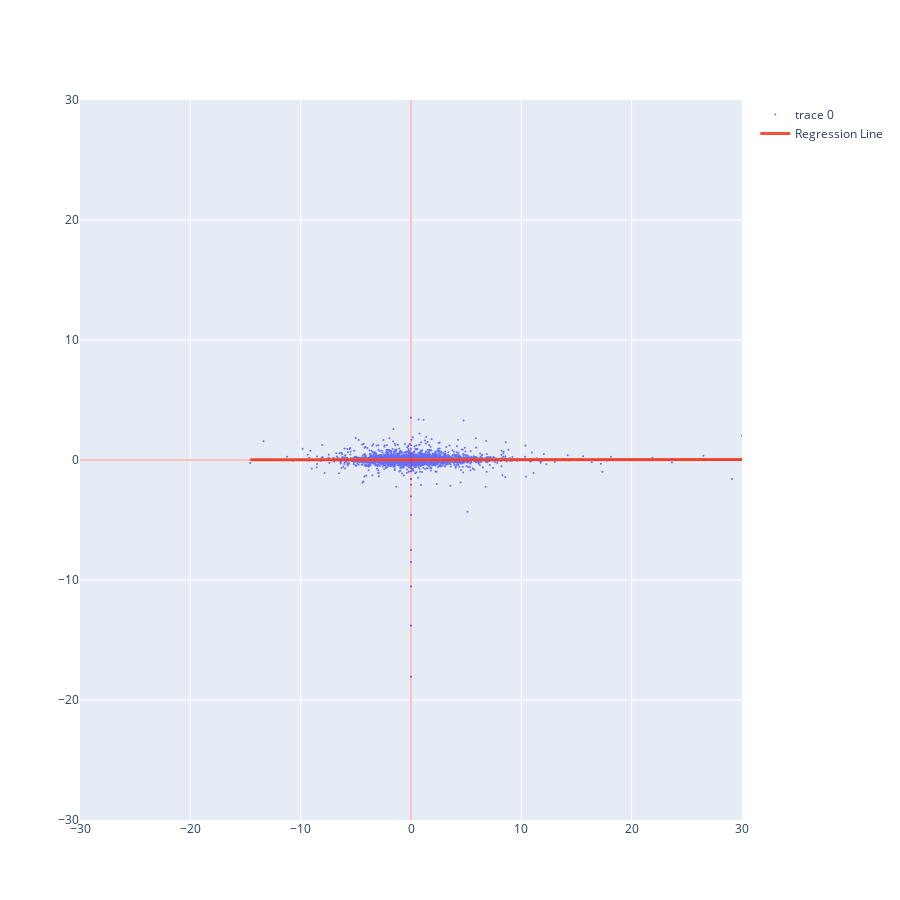

The notebook cell this image was saved under:
### Code cell
y_pred_test, y_pred_train = classification(X_train, X_test, y_train, y_test)
print(f"{sel_tup[0]} / {sel_tup[1]}")
print(estimate_eval(y_pred_test, y_test, eval_list=['mse', 'r2']))
figure_model_result(y_pred_test, y_pred_train, y_test, y_train, r_train, r_test)

### Figure 1 — Plotly figure (JSON) as saved in the notebook; plotly's stock layout.template omitted (floating-point values rounded to 4 significant figures; data arrays with more than 128 entries replaced by an {"elided": "..."} marker saying what was removed)
{"data": [{"marker": {"size": 2}, "mode": "markers", "type": "scatter", "x": {"elided": "10905 float values"}, "xaxis": "x", "y": {"elided": "10905 float values"}, "yaxis": "y"}, {"line": {"width": 3}, "marker": {"size": 2}, "mode": "lines", "name": "Regression Line", "type": "scatter", "x": {"elided": "10905 float values"}, "y": {"elided": "10905 float values"}}], "layout": {"height": 900, "shapes": [{"line": {"color": "red", "width": 0.5}, "type": "line", "x0": 0, "x1": 1, "xref": "x domain", "y0": 0, "y1": 0, "yref": "y"}, {"line": {"color": "red", "width": 0.5}, "type": "line", "x0": 0, "x1": 0, "xref": "x", "y0": 0, "y1": 1, "yref": "y domain"}], "width": 900, "xaxis": {"anchor": "y", "domain": [0, 1], "range": [-30, 30]}, "yaxis": {"anchor": "x", "domain": [0, 1], "range": [-30, 30]}}}
